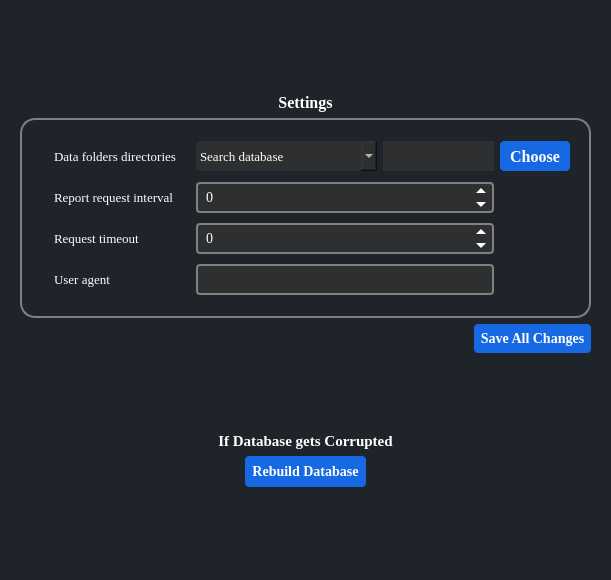
<?xml version="1.0" encoding="UTF-8"?>
<ui version="4.0">
 <class>SettingTab</class>
 <widget class="QWidget" name="SettingTab">
  <property name="geometry">
   <rect>
    <x>0</x>
    <y>0</y>
    <width>611</width>
    <height>580</height>
   </rect>
  </property>
  <property name="windowTitle">
   <string>MainWindow</string>
  </property>
  <property name="styleSheet">
   <string notr="true">*{
	
border:none;
background-color:transparent;
background:none;
padding:0;
margin:0;
color:#fff;
}



#SettingTab{
background-color:#1f232a;
}
#EditVendor{
background-color:#16191d;
}
QPushButton{
text-align:left;
padding: 5px 10px;

border-top-left-radius:5px;
}
QPushButton:pressed{
background-color:grey;
text-align:left;
padding:2px 10px;
color:white;}</string>
  </property>
  <layout class="QGridLayout" name="gridLayout_5">
   <item row="0" column="0">
    <widget class="QWidget" name="centralwidget" native="true">
     <layout class="QGridLayout" name="gridLayout_7">
      <item row="1" column="0">
       <widget class="QLabel" name="label">
        <property name="font">
         <font>
          <family>Georgia</family>
          <pointsize>-1</pointsize>
          <bold>true</bold>
         </font>
        </property>
        <property name="styleSheet">
         <string notr="true">font-size: 16px;</string>
        </property>
        <property name="text">
         <string>&lt;html&gt;&lt;head/&gt;&lt;body&gt;&lt;p align=&quot;center&quot;&gt;Settings&lt;/p&gt;&lt;/body&gt;&lt;/html&gt;</string>
        </property>
       </widget>
      </item>
      <item row="0" column="0">
       <spacer name="verticalSpacer_3">
        <property name="orientation">
         <enum>Qt::Vertical</enum>
        </property>
        <property name="sizeHint" stdset="0">
         <size>
          <width>20</width>
          <height>40</height>
         </size>
        </property>
       </spacer>
      </item>
      <item row="6" column="0">
       <widget class="QLabel" name="label_9">
        <property name="font">
         <font>
          <family>Georgia</family>
          <pointsize>-1</pointsize>
          <bold>true</bold>
         </font>
        </property>
        <property name="styleSheet">
         <string notr="true">font-size: 15px;</string>
        </property>
        <property name="text">
         <string>&lt;html&gt;&lt;head/&gt;&lt;body&gt;&lt;p align=&quot;center&quot;&gt;If Database gets Corrupted&lt;/p&gt;&lt;/body&gt;&lt;/html&gt;</string>
        </property>
       </widget>
      </item>
      <item row="2" column="0">
       <widget class="QFrame" name="frame_2">
        <property name="styleSheet">
         <string notr="true">QFrame{
    border: 2px solid #000000;
border-color:grey;
border-radius:15px;
padding: 10px;
}</string>
        </property>
        <property name="frameShape">
         <enum>QFrame::StyledPanel</enum>
        </property>
        <property name="frameShadow">
         <enum>QFrame::Raised</enum>
        </property>
        <layout class="QGridLayout" name="gridLayout_4">
         <item row="0" column="0">
          <layout class="QGridLayout" name="gridLayout">
           <item row="0" column="4" alignment="Qt::AlignHCenter|Qt::AlignVCenter">
            <widget class="QPushButton" name="select_directory_button">
             <property name="minimumSize">
              <size>
               <width>0</width>
               <height>30</height>
              </size>
             </property>
             <property name="font">
              <font>
               <family>Georgia</family>
               <pointsize>12</pointsize>
               <italic>false</italic>
               <bold>true</bold>
              </font>
             </property>
             <property name="styleSheet">
              <string notr="true">QPushButton {
    background-color: #1768E3; 
    color: #FFFFFF;
	font: bold;
   border-radius: 4px;
text-align: center;
}


</string>
             </property>
             <property name="text">
              <string>Choose</string>
             </property>
             <property name="icon">
              <iconset>
               <normaloff>../Final Project/COUNTER-Release-5.1/ui/resources/Icons/folder.png</normaloff>../Final Project/COUNTER-Release-5.1/ui/resources/Icons/folder.png</iconset>
             </property>
            </widget>
           </item>
           <item row="0" column="1" colspan="2">
            <widget class="QComboBox" name="directory_type_comboBox">
             <property name="enabled">
              <bool>true</bool>
             </property>
             <property name="minimumSize">
              <size>
               <width>0</width>
               <height>30</height>
              </size>
             </property>
             <property name="font">
              <font>
               <family>Georgia</family>
               <pointsize>-1</pointsize>
              </font>
             </property>
             <property name="styleSheet">
              <string notr="true">
QComboBox {
    color: white; 
	background-color: #2E2F30;
border-radius: 4px;
padding: 4px;
font-size: 13px;
}

QComboBox QAbstractItemView {
    color: white; 
	background-color: #2E2F30;
    border-radius: 4px;
}

</string>
             </property>
             <property name="editable">
              <bool>false</bool>
             </property>
             <property name="sizeAdjustPolicy">
              <enum>QComboBox::AdjustToMinimumContentsLengthWithIcon</enum>
             </property>
             <property name="minimumContentsLength">
              <number>15</number>
             </property>
             <item>
              <property name="text">
               <string>Search database</string>
              </property>
             </item>
             <item>
              <property name="text">
               <string>Vendor data file</string>
              </property>
             </item>
             <item>
              <property name="text">
               <string>Yearly reports</string>
              </property>
             </item>
             <item>
              <property name="text">
               <string>Other reports</string>
              </property>
             </item>
            </widget>
           </item>
           <item row="1" column="1" colspan="3">
            <widget class="QSpinBox" name="request_interval_spin_box">
             <property name="minimumSize">
              <size>
               <width>0</width>
               <height>30</height>
              </size>
             </property>
             <property name="font">
              <font>
               <family>Georgia</family>
               <pointsize>-1</pointsize>
              </font>
             </property>
             <property name="styleSheet">
              <string notr="true">QSpinBox {
background-color: #2E2F30;
    border: 2px solid #808080;
    border-radius: 4px;
    padding-left: 5px;
	padding: 4px;
font-size: 14px;
padding-left: 6px;
}

QSpinBox::up-button, QSpinBox::down-button {
    border: none;
    padding-right: 5px;
}

QSpinBox::up-button {
    subcontrol-position: top right;
}

QSpinBox::down-button {
    subcontrol-position: bottom right;
}

QSpinBox::up-arrow, QSpinBox::down-arrow {
    border: 5px solid rgba(255, 255, 255, 0);
    width: 0;
    height: 0;
}

QSpinBox::up-arrow {
    border-top: none;
    border-bottom-color: white;
}

QSpinBox::down-arrow {
    border-bottom: none;
    border-top-color: white;
}</string>
             </property>
             <property name="maximum">
              <number>9999</number>
             </property>
            </widget>
           </item>
           <item row="3" column="1" colspan="3">
            <widget class="QLineEdit" name="user_agent_edit">
             <property name="minimumSize">
              <size>
               <width>0</width>
               <height>30</height>
              </size>
             </property>
             <property name="font">
              <font>
               <family>Georgia</family>
               <pointsize>-1</pointsize>
              </font>
             </property>
             <property name="styleSheet">
              <string notr="true">QLineEdit {
background-color: #2E2F30;
    border: 2px solid #808080;
    border-radius: 4px;
    padding-left: 5px;
	padding: 4px;
font-size: 14px;
padding-left: 6px;
}</string>
             </property>
            </widget>
           </item>
           <item row="3" column="0">
            <widget class="QLabel" name="label_6">
             <property name="font">
              <font>
               <family>Georgia</family>
               <pointsize>-1</pointsize>
              </font>
             </property>
             <property name="toolTip">
              <string>How program identifies itself to the SUSHI servers. Some vendors will reject some particular user agents. Only change this if there is a known problem as it will affect all requests to all vendors. </string>
             </property>
             <property name="styleSheet">
              <string notr="true">Border:none;
font-size: 13px;</string>
             </property>
             <property name="text">
              <string>User agent</string>
             </property>
            </widget>
           </item>
           <item row="2" column="1" colspan="3">
            <widget class="QSpinBox" name="request_timeout_spin_box">
             <property name="minimumSize">
              <size>
               <width>0</width>
               <height>30</height>
              </size>
             </property>
             <property name="font">
              <font>
               <family>Georgia</family>
               <pointsize>-1</pointsize>
              </font>
             </property>
             <property name="styleSheet">
              <string notr="true">QSpinBox {
background-color: #2E2F30;
    border: 2px solid #808080;
    border-radius: 4px;
    padding-left: 5px;
	padding: 4px;
font-size: 14px;
padding-left: 6px;
}

QSpinBox::up-button, QSpinBox::down-button {
    border: none;
    padding-right: 5px;
}

QSpinBox::up-button {
    subcontrol-position: top right;
}

QSpinBox::down-button {
    subcontrol-position: bottom right;
}

QSpinBox::up-arrow, QSpinBox::down-arrow {
    border: 5px solid rgba(255, 255, 255, 0);
    width: 0;
    height: 0;
}

QSpinBox::up-arrow {
    border-top: none;
    border-bottom-color: white;
}

QSpinBox::down-arrow {
    border-bottom: none;
    border-top-color: white;
}</string>
             </property>
             <property name="maximum">
              <number>9999</number>
             </property>
            </widget>
           </item>
           <item row="1" column="0">
            <widget class="QLabel" name="label_2">
             <property name="font">
              <font>
               <family>Georgia</family>
               <pointsize>-1</pointsize>
              </font>
             </property>
             <property name="toolTip">
              <string>The number of seconds the program will wait between sending each report request to a given vendor.</string>
             </property>
             <property name="styleSheet">
              <string notr="true">Border:none;
font-size: 13px;</string>
             </property>
             <property name="text">
              <string>Report request interval</string>
             </property>
            </widget>
           </item>
           <item row="0" column="3">
            <widget class="QLineEdit" name="directory_edit">
             <property name="minimumSize">
              <size>
               <width>0</width>
               <height>30</height>
              </size>
             </property>
             <property name="font">
              <font>
               <family>Georgia</family>
               <pointsize>-1</pointsize>
              </font>
             </property>
             <property name="styleSheet">
              <string notr="true">QLineEdit {
    color: white; 
	background-color: #2E2F30;
	padding: 4px;
font-size: 13px;
padding-left: 6px;
}
</string>
             </property>
            </widget>
           </item>
           <item row="0" column="0">
            <widget class="QLabel" name="label_7">
             <property name="font">
              <font>
               <family>Georgia</family>
               <pointsize>-1</pointsize>
              </font>
             </property>
             <property name="toolTip">
              <string>We can set where to save search database, vendor data file and yearly reports here</string>
             </property>
             <property name="styleSheet">
              <string notr="true">Border:none;
font-size: 13px;</string>
             </property>
             <property name="text">
              <string>Data folders directories</string>
             </property>
            </widget>
           </item>
           <item row="2" column="0">
            <widget class="QLabel" name="label_3">
             <property name="font">
              <font>
               <family>Georgia</family>
               <pointsize>-1</pointsize>
              </font>
             </property>
             <property name="toolTip">
              <string>The number of seconds the program will allow a vendor to respond to each report request before cancelling it.</string>
             </property>
             <property name="styleSheet">
              <string notr="true">Border:none;
font-size: 13px;</string>
             </property>
             <property name="text">
              <string>Request timeout</string>
             </property>
            </widget>
           </item>
          </layout>
         </item>
        </layout>
       </widget>
      </item>
      <item row="10" column="0">
       <spacer name="verticalSpacer">
        <property name="orientation">
         <enum>Qt::Vertical</enum>
        </property>
        <property name="sizeHint" stdset="0">
         <size>
          <width>20</width>
          <height>40</height>
         </size>
        </property>
       </spacer>
      </item>
      <item row="5" column="0">
       <spacer name="verticalSpacer_2">
        <property name="orientation">
         <enum>Qt::Vertical</enum>
        </property>
        <property name="sizeHint" stdset="0">
         <size>
          <width>20</width>
          <height>40</height>
         </size>
        </property>
       </spacer>
      </item>
      <item row="4" column="0" alignment="Qt::AlignRight">
       <widget class="QPushButton" name="save_button">
        <property name="font">
         <font>
          <family>Georgia</family>
          <pointsize>-1</pointsize>
          <italic>false</italic>
          <bold>true</bold>
         </font>
        </property>
        <property name="toolTip">
         <string>Save all default and custom changes</string>
        </property>
        <property name="styleSheet">
         <string notr="true">QPushButton {
    background-color: #1768E3; 
    color: #FFFFFF;
	font: bold;
   border-radius: 4px;
text-align: center;
	padding: 6px;
font-size: 14px;
}


</string>
        </property>
        <property name="text">
         <string>Save All Changes</string>
        </property>
        <property name="icon">
         <iconset>
          <normaloff>../Final Project/COUNTER-Release-5.1/ui/resources/Icons/diskette.png</normaloff>../Final Project/COUNTER-Release-5.1/ui/resources/Icons/diskette.png</iconset>
        </property>
        <property name="iconSize">
         <size>
          <width>25</width>
          <height>25</height>
         </size>
        </property>
       </widget>
      </item>
      <item row="9" column="0" alignment="Qt::AlignHCenter">
       <widget class="QPushButton" name="settings_rebuild_database_button">
        <property name="font">
         <font>
          <family>Georgia</family>
          <pointsize>-1</pointsize>
          <italic>false</italic>
          <bold>true</bold>
         </font>
        </property>
        <property name="toolTip">
         <string>Recreate or regenerate the database that stores information related to the usage statisitics. when you want to do data consistency, data integrity, update and changes.</string>
        </property>
        <property name="styleSheet">
         <string notr="true">QPushButton {
    background-color: #1768E3; 
    color: #FFFFFF;
	font: bold;
   border-radius: 4px;
text-align: center;
padding: 7px;
font-size: 14px;
}


</string>
        </property>
        <property name="text">
         <string>Rebuild Database</string>
        </property>
        <property name="icon">
         <iconset>
          <normaloff>../Final Project/COUNTER-Release-5.1/ui/resources/Icons/database.png</normaloff>../Final Project/COUNTER-Release-5.1/ui/resources/Icons/database.png</iconset>
        </property>
        <property name="iconSize">
         <size>
          <width>25</width>
          <height>25</height>
         </size>
        </property>
       </widget>
      </item>
     </layout>
    </widget>
   </item>
  </layout>
 </widget>
 <tabstops>
  <tabstop>directory_type_comboBox</tabstop>
  <tabstop>directory_edit</tabstop>
  <tabstop>select_directory_button</tabstop>
  <tabstop>request_interval_spin_box</tabstop>
  <tabstop>request_timeout_spin_box</tabstop>
  <tabstop>user_agent_edit</tabstop>
  <tabstop>save_button</tabstop>
  <tabstop>settings_rebuild_database_button</tabstop>
 </tabstops>
 <resources>
  <include location="resources.qrc"/>
 </resources>
 <connections/>
</ui>
